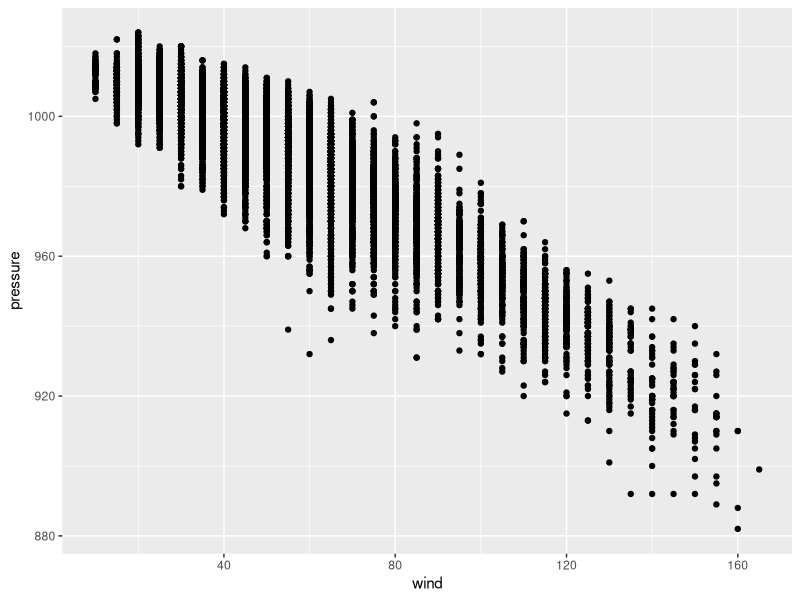
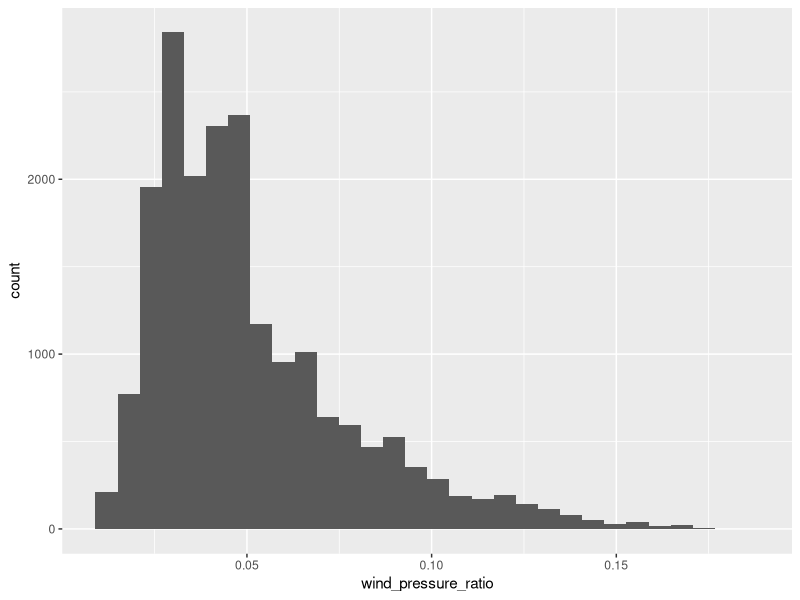

Reproduce these figures in R, in order.
### CLASS 3 09-11-2024

library(dplyr)
library(ggplot2)

storms |>
  filter(
    name %in% c("Maria", "Marie", "Mary", 
                "Marcus", "Michael")
  ) |>
  distinct(name, year)

# What is one other question we can answer with this dataset?
# How many observations are hurricanes?

storms |>
  filter(status == "hurricane")  |>
  distinct(name, year)

# how many observations were category 3?

storms |>
  select(name, year, category) |>
  filter(category == 3)

# manipulate variables

storms |> select(
  any_of(c("year", "name"))
)

storms |>
  select(
    ends_with(
      "diameter"
      )
  )

storms |>
  select(
    where(is.numeric)
  )

ggplot(storms)+
  geom_point(aes(wind, pressure))

storms |>
  mutate(
    wind_pressure_ratio = wind/pressure
  ) |>
  select(
    name, year, contains(c("wind","pressure"))
  ) |>
  ggplot(aes(wind_pressure_ratio)) +
    geom_histogram()

### PARSONS PROBLEMS

# wind > 130
# storms |> 
#   filter(
#   library(dplyr)
#   year == 2010,
# )

# 423516

library(dplyr)

storms |> 
  filter(year == 2010,
         wind > 130
         )

storms |> 
  select(c(wind, pressure, ends_with("diameter")))

# mutate()

library(dplyr)

storms |>
  mutate(ratio = pressure/wind,
         .before = everything()) |>
  arrange((ratio)) |>
  relocate(wind, pressure, status, category, .after = ratio)

storms |>
  group_by(year, name) |>
  mutate(lag_wind = lag(wind),
         wind_change = wind-lag_wind,
         lag_status = lag(status),
         .before = everything()) |>
  View()


